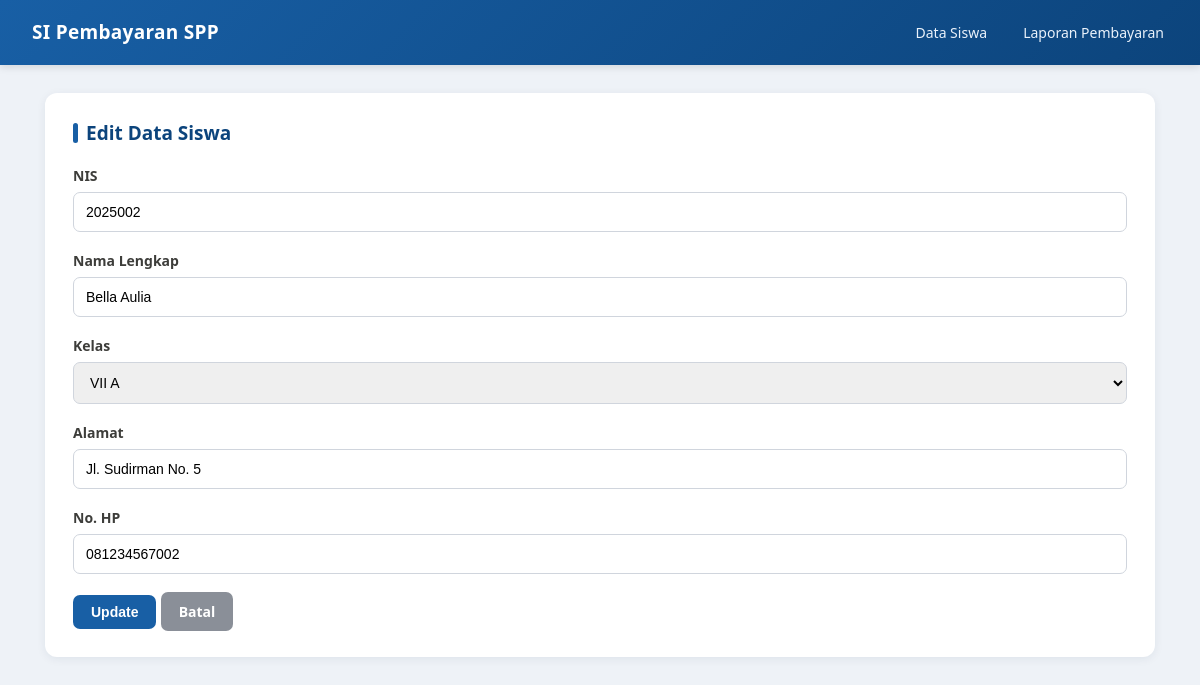
/app/edit.php?id=2, run on the app's committed database.
### tables this page shows
CREATE TABLE siswa (
    id_siswa INT AUTO_INCREMENT PRIMARY KEY,
    nis VARCHAR(20) NOT NULL UNIQUE,
    nama VARCHAR(100) NOT NULL,
    id_kelas INT NOT NULL,
    alamat VARCHAR(200),
    no_hp VARCHAR(20),
    CONSTRAINT fk_siswa_kelas FOREIGN KEY (id_kelas)
        REFERENCES kelas(id_kelas)
        ON UPDATE CASCADE ON DELETE RESTRICT
);

CREATE TABLE kelas (
    id_kelas INT AUTO_INCREMENT PRIMARY KEY,
    nama_kelas VARCHAR(20) NOT NULL,
    tingkat VARCHAR(20) NOT NULL
);

### app/edit.php (the view, shortened to what this page needs)
<?php
require "koneksi.php";
$id = intval($_GET['id']);
$stmt = mysqli_prepare($koneksi, "SELECT * FROM siswa WHERE id_siswa = ?");
mysqli_stmt_bind_param($stmt, "i", $id);
mysqli_stmt_execute($stmt);
$siswa = mysqli_fetch_assoc(mysqli_stmt_get_result($stmt));
$kelas = mysqli_query($koneksi, "SELECT id_kelas, nama_kelas FROM kelas ORDER BY nama_kelas");
?>
<!DOCTYPE html>
<html lang="id">
<head>
<link rel="stylesheet" href="assets/css/style.css">
</head>
<body>
<div class="navbar">
    <h1>SI Pembayaran SPP</h1>
    <nav>
        <a href="index.php">Data Siswa</a>
        <a href="laporan.php">Laporan Pembayaran</a>
    </nav>
</div>
<div class="container">
<div class="card">
    <h2>Edit Data Siswa</h2>
    <?php if (!$siswa): ?>
        <p>Data siswa tidak ditemukan.</p>
    <?php else: ?>
        <form action="update.php" method="POST">
            <div class="form-group">
                <label>NIS</label>
                <input type="text" name="nis" value="<?= htmlspecialchars($siswa['nis']) ?>" required>
            </div>
            <div class="form-group">
                <label>Nama Lengkap</label>
                <input type="text" name="nama" value="<?= htmlspecialchars($siswa['nama']) ?>" required>
            </div>
            <div class="form-group">
                <label>Kelas</label>
                <select name="id_kelas" required>
                    <?php while ($k = mysqli_fetch_assoc($kelas)): ?>
                        <option value="<?= $k['id_kelas'] ?>" <?= $k['id_kelas'] == $siswa['id_kelas'] ? 'selected' : '' ?>>
                            <?= htmlspecialchars($k['nama_kelas']) ?>
                        </option>
                    <?php endwhile; ?>
                </select>
            </div>
            <div class="form-group">
                <label>Alamat</label>
                <input type="text" name="alamat" value="<?= htmlspecialchars($siswa['alamat']) ?>">
            </div>
            <div class="form-group">
                <label>No. HP</label>
                <input type="text" name="no_hp" value="<?= htmlspecialchars($siswa['no_hp']) ?>">
            </div>
            <button type="submit" class="btn btn-primary">Update</button>
            <a href="index.php" class="btn btn-batal">Batal</a>
        </form>
    <?php endif; ?>
</div>
</div>
</body>
</html>

### app/assets/css/style.css (style rules this page uses)
* { box-sizing: border-box; margin: 0; padding: 0; }
body { font-family: 'Segoe UI', Roboto, Arial, sans-serif; background: #eef2f7; color: #2c2c2a; line-height: 1.5; }
.navbar { background: linear-gradient(135deg, #185fa5, #0c447c); color: #fff; padding: 18px 32px; display: flex; justify-content: space-between; align-items: center; box-shadow: 0 2px 8px rgba(0,0,0,0.12); }
.navbar h1 { font-size: 19px; font-weight: 700; letter-spacing: 0.3px; }
.navbar nav a { color: #eaf2fb; text-decoration: none; margin-left: 24px; font-size: 14px; font-weight: 500; padding: 6px 4px; border-bottom: 2px solid transparent; transition: border-color 0.15s; }
.container { max-width: 1150px; margin: 28px auto; padding: 0 20px 40px; }
.card { background: #fff; border-radius: 12px; padding: 26px 28px; margin-bottom: 22px; box-shadow: 0 2px 10px rgba(20,40,70,0.07); }
.card h2 { margin-bottom: 18px; font-size: 19px; color: #0c447c; font-weight: 700; display: flex; align-items: center; gap: 8px; }
.card h2::before { content: ""; width: 5px; height: 20px; background: #185fa5; border-radius: 3px; display: inline-block; }
.btn { display: inline-block; padding: 9px 18px; border-radius: 7px; text-decoration: none; font-size: 14px; font-weight: 600; border: none; cursor: pointer; transition: opacity 0.15s, transform 0.1s; }
.btn-primary { background: #185fa5; color: #fff; }
.btn-batal { background: #8a8f98; color: #fff; }
.form-group { margin-bottom: 18px; }
.form-group label { display: block; margin-bottom: 6px; font-size: 14px; font-weight: 600; color: #3d3d3a; }
.form-group input, .form-group select { width: 100%; padding: 11px 12px; border: 1px solid #d0d5dd; border-radius: 7px; font-size: 14px; transition: border-color 0.15s; }

### data on the page
siswa: nis "2025002", nama "Bella Aulia", id_kelas "VII A", alamat "Jl. Sudirman No. 5", no_hp "081234567002"
